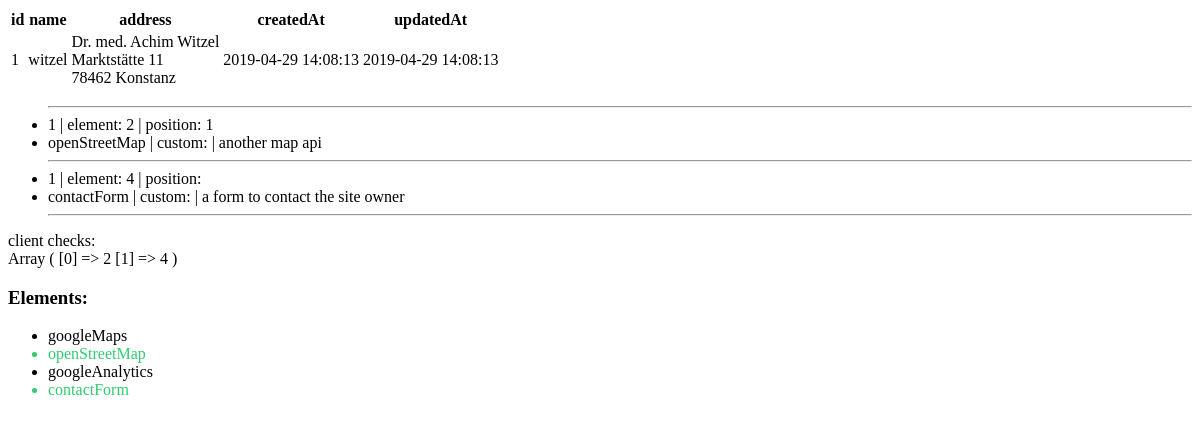
The page /client.php?id=1 on the database as committed earlier.
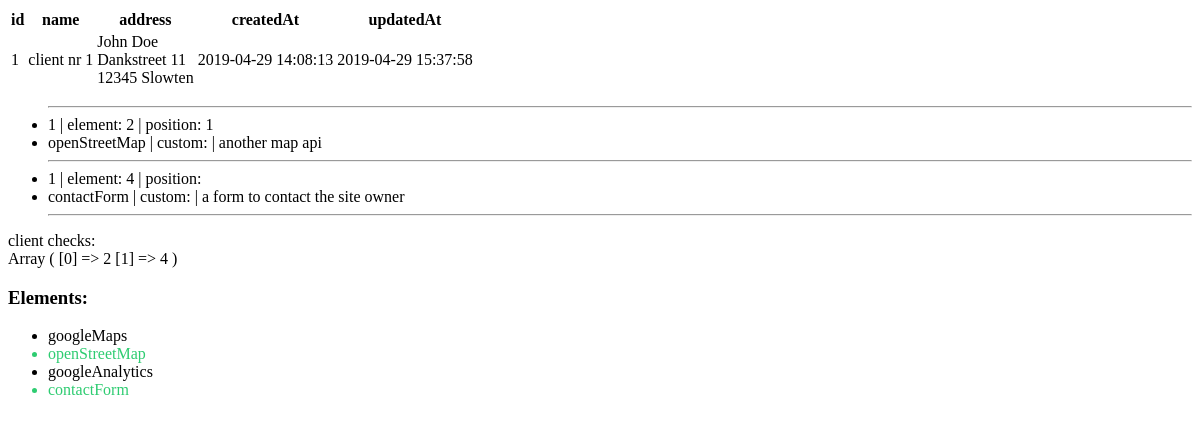
The same page on the database as committed later.
### tables this page shows
CREATE TABLE `clients` (
  `id` int(10) UNSIGNED NOT NULL,
  `name` varchar(255) NOT NULL,
  `address` text NOT NULL,
  `createdAt` timestamp NOT NULL DEFAULT CURRENT_TIMESTAMP,
  `updatedAt` timestamp NOT NULL DEFAULT CURRENT_TIMESTAMP ON UPDATE CURRENT_TIMESTAMP
);

### client.php (the view, shortened to what this page needs)
<?php
  include_once('top.php');
  if (isset($_GET['id']) && $_GET['id'] != '' && is_numeric($_GET['id'])) {
    $id = $_GET['id'];
  } else {
    echo 'No ID provided';
    return;
  }
?>
<!DOCTYPE html>
<html lang="de" dir="ltr">
  <head>
  </head>
  <body>
    <?php
      $sql = "SELECT * FROM clients WHERE id = $id";
      $result = $con->query($sql);
      if ($result->rowCount() > 0) {
        ?>
          <table>
            <thead>
              <tr>
                <th>id</th>
                <th>name</th>
                <th>address</th>
                <th>createdAt</th>
                <th>updatedAt</th>
              </tr>
            </thead>
            <tbody>
        <?php
        while ($row = $result->fetch(PDO::FETCH_ASSOC)) {
          $id = $row['id'];
          $name = $row['name'];
          $address = $row['address'];
          $createdAt = $row['createdAt'];
          $updatedAt = $row['updatedAt'];
          ?>
            <tr>
              <td><?=$id?></td>
              <td><?=$name?></td>
              <td><?=$address?></td>
              <td><?=$createdAt?></td>
              <td><?=$updatedAt?></td>
            </tr>
          <?php
        }
        ?>
            </tbody>
          </table>
        <?php
      } else {
        echo 'no entry found';
      }
    ?>
    <?php
      $clientChecks = [];
      $sql = "SELECT * FROM checklist WHERE clientId = $id";
      $result = $con->query($sql);
      if ($result->rowCount() > 0) {
        ?>
          <ul>
            <hr>
        <?php
        while ($row = $result->fetch(PDO::FETCH_ASSOC)) {
          $elementId = $row['elementId'];
          $position = $row['position'];
          ?>
            <li><?=$id?> | element: <?=$elementId?> | position: <?=$position?></li>
          <?php
          array_push($clientChecks, $elementId);
          $sqlEl = "SELECT * FROM elements WHERE id = $elementId";
          $resultEl = $con->query($sqlEl);
          if ($resultEl->rowCount() > 0) {
            while ($row = $resultEl->fetch(PDO::FETCH_ASSOC)) {
              $elementName = $row['name'];
              $elementCustom = $row['custom'];
              $elementDescription = $row['description'];
              ?>
                <li><?=$elementName?> | custom: <?=$elementCustom?> | <?=$elementDescription?></li>
                <hr>
              <?php
            }
          } else {
            echo '<li>No element ' . $elementId . ' found</li>';
          }
        }
        ?>
          </ul>
        <?php
      } else {
        echo 'no checklist entrys found';
      }
    ?>
    client checks:<br>
    <?php print_r($clientChecks); ?><br>
    <h3>Elements:</h3>
    <?php
    $sql = "SELECT * FROM elements";
    $result = $con->query($sql);
    if ($result->rowCount() > 0) {
      ?>
        <ul>
      <?php
      while ($row = $result->fetch(PDO::FETCH_ASSOC)) {
        $elId = $row['id'];
        $elName = $row['name'];
        if (in_array($elId, $clientChecks)) {
          $checked = 'active';
        } else {
          $checked = '';
        }
    	  ?>
          <li class="<?=$checked?>"><?=$elName?></li>
        <?php
      }
      ?>
        </ul>
      <?php
    } else {
      echo 'no elements entrys found';
    }
    ?>
  </body>
</html>

Rows that differ between the two databases and show on the page:
changed clients id 1: name "witzel" → "client nr 1"; address "Dr. med. Achim Witzel Marktstätte 11 78462 Konstanz" → "John Doe Dankstreet 11 12345 Slowten"; updatedAt "2019-04-29 14:08:13" → "2019-04-29 15:37:58"
